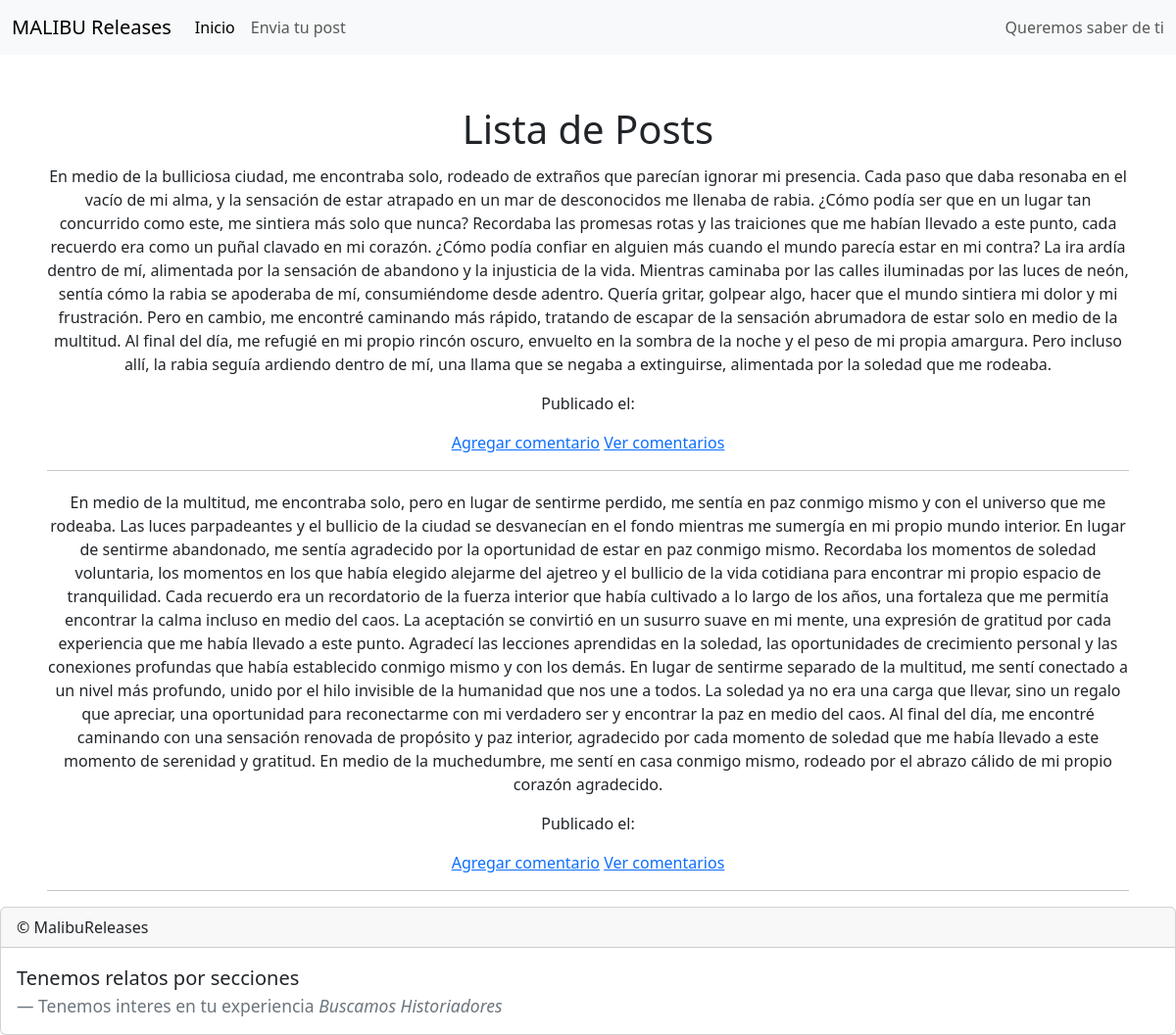
The page / on the database its author committed.
### comentario/models.py (models this page shows, shortened)
class Texto(models.Model):
    contenido = models.TextField()

### comentario/views.py (the view)
# urls.py: path('', views.home, name='home'),
def home(request):
    textos = Texto.objects.all()
    context = {'textos': textos}
    return render(request, 'home.html', context)

### comentario/templates/home.html (shortened to what this page needs)
{% extends 'base.html' %}
{% block content %}
<section>
    <div class="mt-5 mx-5 p-10 text-center">
        <h1 class="ml-6 pt-1 text-base text-gray-800 leading-normal">Lista de Posts</h1>
        {% if textos %}
            {% for texto in textos %}
                <div class="ml-6 pt-1">
                    <p>{{ texto.contenido }}</p>
                    <p class="text-1xl">Publicado el: {{ post.FechaPost }}</p>
                    <a href="{% url 'add_comment_with_texto' texto.id %}">Agregar comentario</a>
                    <a href="{% url 'view_comments' texto.id %}">Ver comentarios</a>
                </div>
                <hr>
            {% endfor %}
        {% else %}
            <p>No hay textos disponibles.</p>
        {% endif %}
    </div>
</section>
{% endblock %}

### rows shown on the page
Texto: contenido "En medio de la bulliciosa ciudad, me encontraba solo, rodeado de extraños que parecían ignorar mi presencia. Cada paso que daba resonaba en el vacío de mi alma, y la sensación de estar atrapado en un mar de desconocidos me llenaba de rabia. ¿Cómo podía ser que en un lugar tan concurrido como este, me sintiera más solo que nunca? Recordaba las promesas rotas y las traiciones que me habían llevado a este punto, cada recuerdo era como un puñal clavado en mi corazón. ¿Cómo podía confiar en alguien más cuando el mundo parecía estar en mi contra? La ira ardía dentro de mí, alimentada por la sensación de abandono y la injusticia de la vida. Mientras caminaba por las calles iluminadas por las luces…"
Texto: contenido "En medio de la multitud, me encontraba solo, pero en lugar de sentirme perdido, me sentía en paz conmigo mismo y con el universo que me rodeaba. Las luces parpadeantes y el bullicio de la ciudad se desvanecían en el fondo mientras me sumergía en mi propio mundo interior. En lugar de sentirme abandonado, me sentía agradecido por la oportunidad de estar en paz conmigo mismo. Recordaba los momentos de soledad voluntaria, los momentos en los que había elegido alejarme del ajetreo y el bullicio de la vida cotidiana para encontrar mi propio espacio de tranquilidad. Cada recuerdo era un recordatorio de la fuerza interior que había cultivado a lo largo de los años, una fortaleza que me permitía…"
